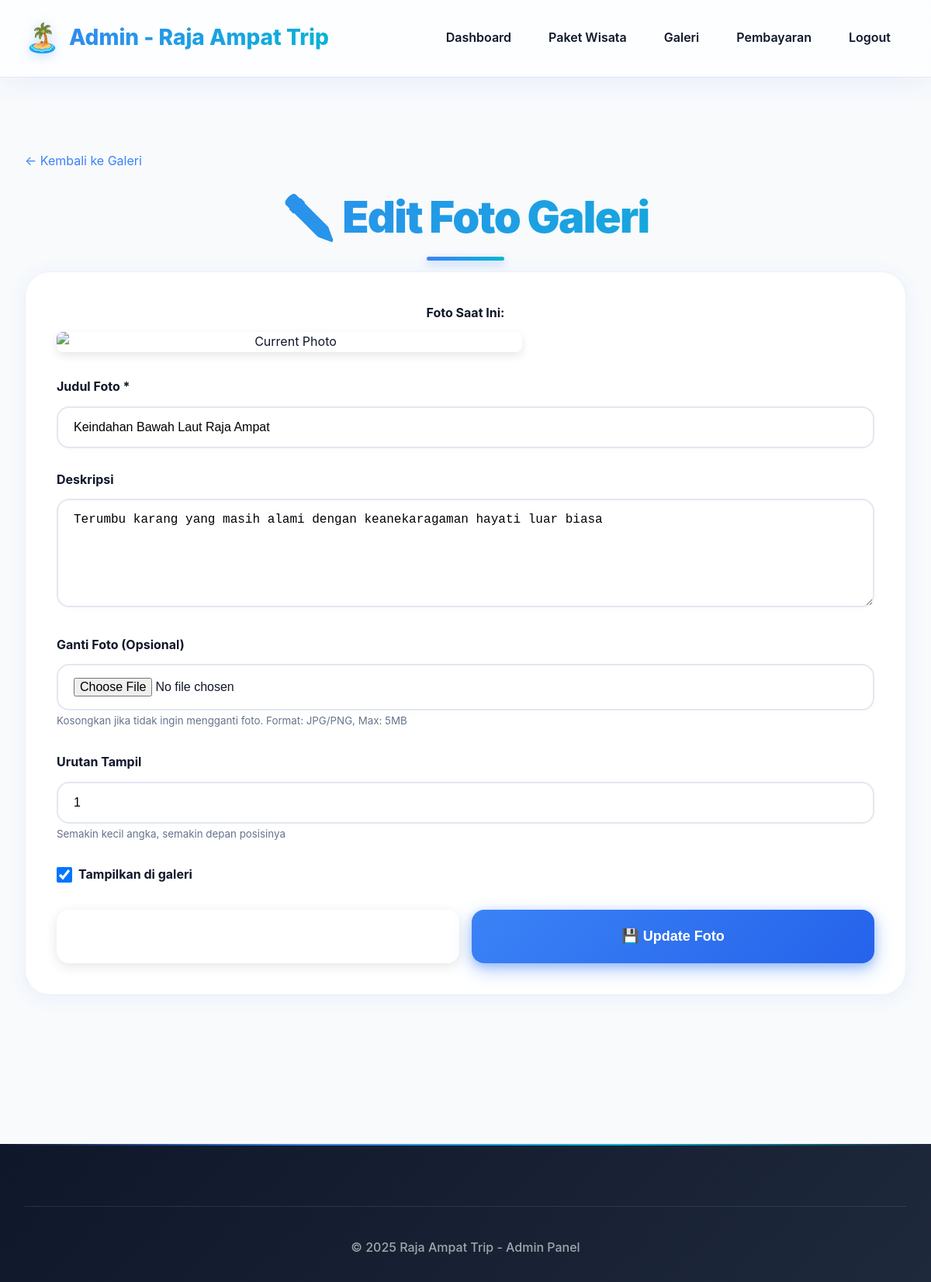
The app's page /admin/galeri-edit.php?id=1 (signed in), older data.
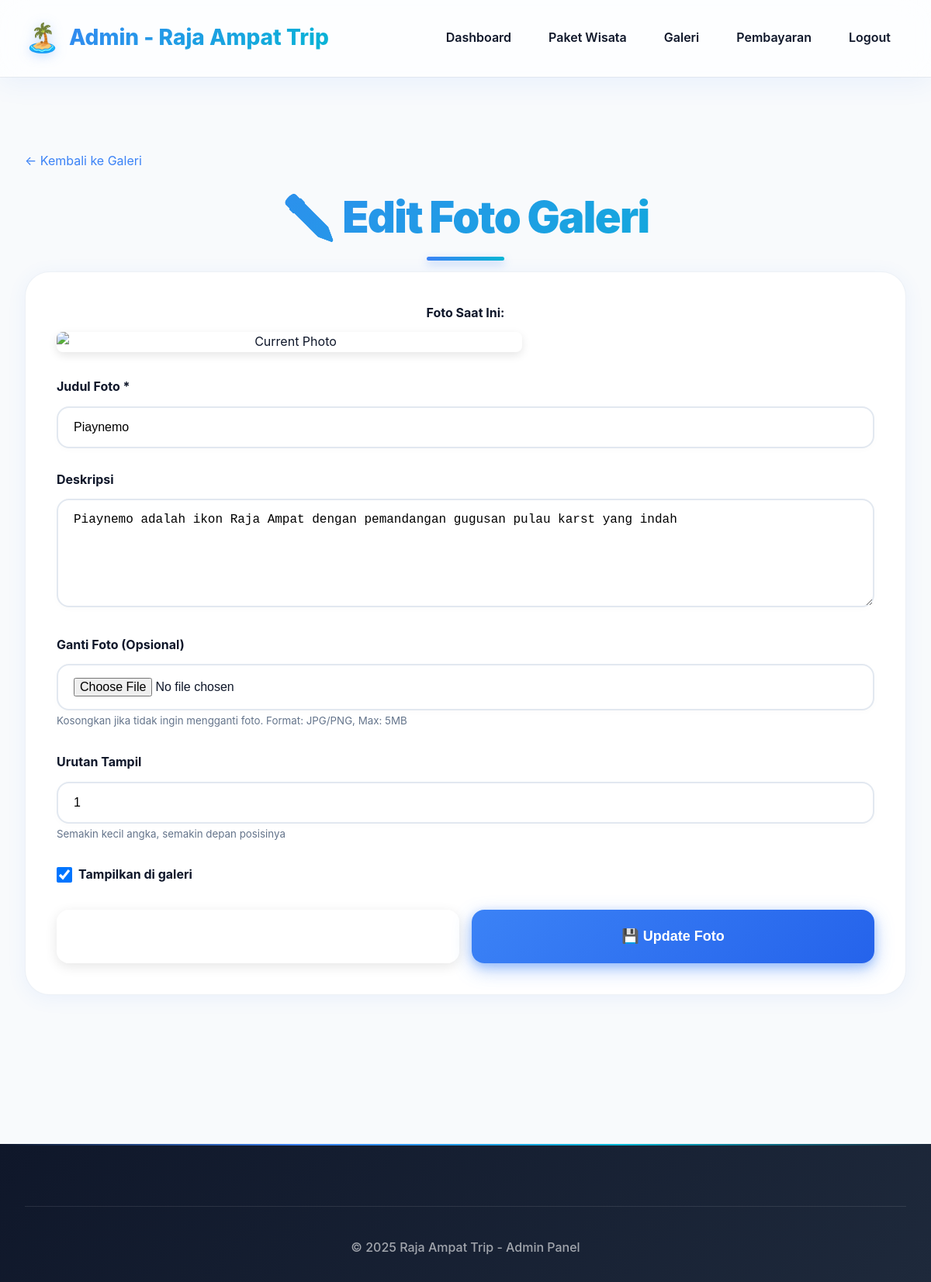
The same page, newer data.
### tables this page shows
CREATE TABLE IF NOT EXISTS galeri (
    id INT AUTO_INCREMENT PRIMARY KEY,
    judul VARCHAR(200) NOT NULL,
    deskripsi TEXT,
    foto VARCHAR(255) NOT NULL,
    urutan INT DEFAULT 0,
    tampilkan BOOLEAN DEFAULT 1,
    created_at TIMESTAMP DEFAULT CURRENT_TIMESTAMP,
    updated_at TIMESTAMP DEFAULT CURRENT_TIMESTAMP ON UPDATE CURRENT_TIMESTAMP
);

### admin/galeri-edit.php (the view, shortened to what this page needs)
<?php
require_once '../includes/config.php';
$id = $_GET['id'] ?? 0;
$stmt = $pdo->prepare("SELECT * FROM galeri WHERE id = ?");
$stmt->execute([$id]);
$foto = $stmt->fetch();
?>
<!DOCTYPE html>
<html lang="id">
<head>
    <link rel="stylesheet" href="../public/assets/css/style.css">
</head>
<body>
    <nav class="navbar">
        <div class="container">
            <a href="dashboard.php" class="navbar-brand">Admin - <?= SITE_NAME ?></a>
            <ul class="navbar-menu">
                <li><a href="dashboard.php">Dashboard</a></li>
                <li><a href="paket-list.php">Paket Wisata</a></li>
                <li><a href="galeri-list.php">Galeri</a></li>
                <li><a href="pembayaran-list.php">Pembayaran</a></li>
                <li><a href="logout.php">Logout</a></li>
            </ul>
        </div>
    </nav>
    <section class="section">
        <div class="container">
            <a href="galeri-list.php" style="color: var(--primary); margin-bottom: 1rem; display: inline-block;">← Kembali ke Galeri</a>
            <h2 class="section-title">✏️ Edit Foto Galeri</h2>
            <div class="detail-info">
                <?php if ($foto['foto']): ?>
                    <div style="margin-bottom: 2rem; text-align: center;">
                        <label class="form-label">Foto Saat Ini:</label>
                        <img src="../public/uploads/galeri/<?= htmlspecialchars($foto['foto']) ?>"
                             alt="Current Photo"
                             style="max-width: 600px; width: 100%; border-radius: 8px; box-shadow: 0 4px 12px rgba(0,0,0,0.1);"
                             onerror="this.src='../public/assets/img/placeholder.jpg'">
                    </div>
                <?php endif; ?>
                <form method="POST" enctype="multipart/form-data">
                    <div class="form-group">
                        <label class="form-label">Judul Foto *</label>
                        <input type="text" name="judul" class="form-control"
                               placeholder="Contoh: Keindahan Bawah Laut Raja Ampat" required
                               value="<?= htmlspecialchars($_POST['judul'] ?? $foto['judul']) ?>">
                    </div>
                    <div class="form-group">
                        <label class="form-label">Deskripsi</label>
                        <textarea name="deskripsi" class="form-control"
                                  placeholder="Ceritakan tentang foto ini..."><?= htmlspecialchars($_POST['deskripsi'] ?? $foto['deskripsi']) ?></textarea>
                    </div>
                    <div class="form-group">
                        <label class="form-label">Ganti Foto (Opsional)</label>
                        <input type="file" name="foto" class="form-control"
                               accept="image/jpeg,image/png"
                               onchange="previewImage(this)">
                        <small style="color: var(--gray);">Kosongkan jika tidak ingin mengganti foto. Format: JPG/PNG, Max: 5MB</small>
                    </div>
                    <div class="form-group">
                        <label class="form-label">Urutan Tampil</label>
                        <input type="number" name="urutan" class="form-control"
                               placeholder="0" min="0"
                               value="<?= htmlspecialchars($_POST['urutan'] ?? $foto['urutan']) ?>">
                        <small style="color: var(--gray);">Semakin kecil angka, semakin depan posisinya</small>
                    </div>
                    <div class="form-group">
                        <label style="display: flex; align-items: center; gap: 0.5rem; cursor: pointer;">
                            <input type="checkbox" name="tampilkan" value="1"
                                   <?= $foto['tampilkan'] ? 'checked' : '' ?>
                                   style="width: 20px; height: 20px; cursor: pointer;">
                            <span class="form-label" style="margin: 0;">Tampilkan di galeri</span>
                        </label>
                    </div>
                    <div style="display: grid; grid-template-columns: 1fr 1fr; gap: 1rem; margin-top: 2rem;">
                        <a href="galeri-list.php" class="btn btn-outline" style="text-align: center;">
                        </a>
                        <button type="submit" class="btn btn-primary">
                            💾 Update Foto
                        </button>
                    </div>
                </form>
            </div>
        </div>
    </section>
    <footer class="footer">
        <div class="container">
            <div class="footer-bottom">
                <p>&copy; 2025 <?= SITE_NAME ?> - Admin Panel</p>
            </div>
        </div>
    </footer>
</body>
</html>

Row changes from the older to the newer data that the page shows:
changed galeri: judul "Keindahan Bawah Laut Raja Ampat" → "Piaynemo"; deskripsi "Terumbu karang yang masih alami dengan keanekaragaman hayati luar biasa" → "Piaynemo adalah ikon Raja Ampat dengan pemandangan gugusan pulau karst yang indah"
